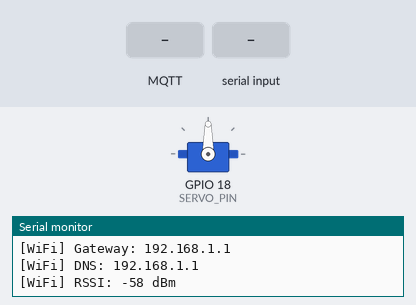
The sketch below on a simulated ESP32. On the bench: servo, the last lines printed to the serial monitor. The test bench sets the inputs (shaded band). WiFi joins after 1.5 s; servers stay silent unless stated; no MQTT or app messages arrive unless stated.

Above: at 4.2 s.
4.3 s: MQTT message "LEFT" arrives on the first subscribed topic
At 7.0 s:
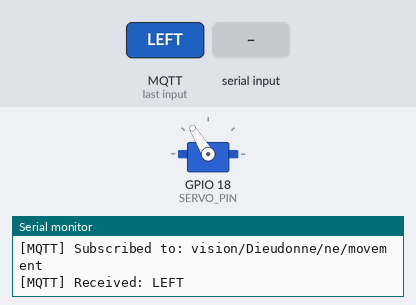
7.3 s: "LEFT\n" received over Serial
At 9.2 s:
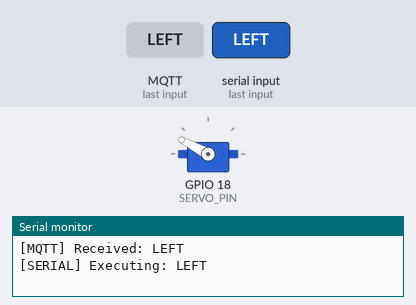
9.5 s: MQTT message "SCAN" arrives on the first subscribed topic
At 10.8 s:
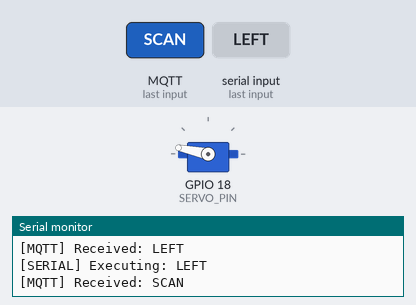
12.5 s: "SCAN\n" received over Serial
At 13.08 s:
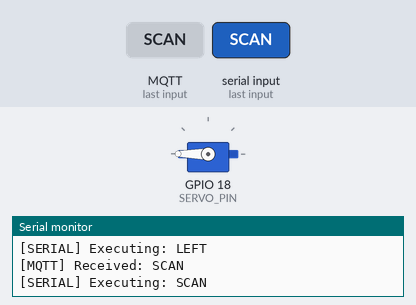
15.5 s: MQTT message "RIGHT" arrives on the first subscribed topic
At 16.8 s:
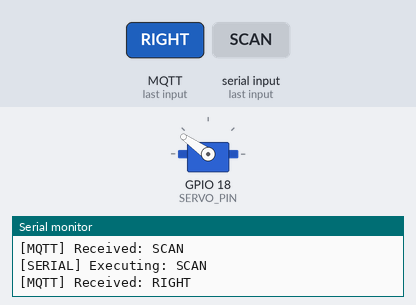
17.0 s: "RIGHT\n" received over Serial
At 17.15 s:
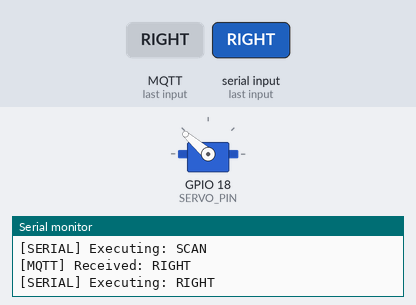
Timing chart, 0 to 19.5 s (numbered marks = the images above; inputs shaded):
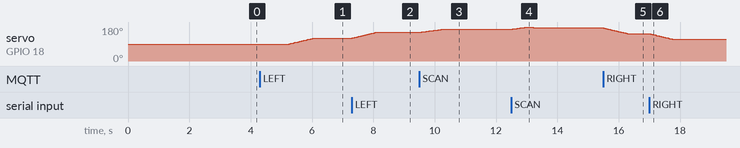

The sketch:

face_tracker.ino
```cpp
#define USE_US_TIMER

#include <WiFi.h>
#include <PubSubClient.h>
#include <ESP32Servo.h>

const char* WIFI_SSID = "Wokwi-GUEST";
const char* WIFI_PASSWORD = "";
// =========================
// MQTT Settings
// =========================
const char* MQTT_SERVER = "broker.hivemq.com";
const uint16_t MQTT_PORT = 1883;

const char* MQTT_TOPIC = "vision/Dieudonne/ne/movement";
const char* MQTT_CLIENT_ID_PREFIX = "teamalpha-face-servo";
const IPAddress MQTT_FALLBACK_IPS[] = {
  IPAddress(3, 126, 147, 153),
  IPAddress(3, 124, 122, 176),
  IPAddress(18, 197, 232, 142),
  IPAddress(3, 123, 123, 192),
  IPAddress(3, 120, 204, 188)
};
const uint8_t MQTT_FALLBACK_IP_COUNT =
    sizeof(MQTT_FALLBACK_IPS) / sizeof(MQTT_FALLBACK_IPS[0]);

// =========================
// Servo Configuration
// =========================
const uint8_t SERVO_PIN = 18; // Recommended ESP32 pin

const int SERVO_MIN_ANGLE = 0;
const int SERVO_MAX_ANGLE = 180;
const int SERVO_CENTER_ANGLE = 90;
const int SERVO_MIN_PULSE_US = 500;
const int SERVO_MAX_PULSE_US = 2400;

const float TRACK_STEP = 0.55f;
const float SCAN_STEP = 0.50f;

const unsigned long TRACK_INTERVAL_MS = 14;
const unsigned long SCAN_INTERVAL_MS = 24;
const unsigned long COMMAND_TIMEOUT_MS = 800;

const bool REVERSE_SERVO = true;

// =========================
// Command Types
// =========================
enum MovementCommand {
  CMD_IDLE,
  CMD_LEFT,
  CMD_RIGHT,
  CMD_CENTER,
  CMD_HOME,
  CMD_SCAN
};

// =========================
// Global Objects
// =========================
WiFiClient wifiClient;
PubSubClient mqttClient(wifiClient);
Servo panServo;

// =========================
// State Variables
// =========================
MovementCommand currentCommand = CMD_IDLE;

float servoAngle = SERVO_CENTER_ANGLE;
int sweepDirection = 1;

unsigned long lastMoveAt = 0;
unsigned long lastReconnectAttempt = 0;
unsigned long lastCommandAt = 0;
String mqttClientId = "";

// ======================================================
// Servo Functions
// ======================================================

int angleToPulse(float angle) {
  float normalized =
      (angle - SERVO_MIN_ANGLE) /
      float(SERVO_MAX_ANGLE - SERVO_MIN_ANGLE);

  return SERVO_MIN_PULSE_US +
      int((normalized * (SERVO_MAX_PULSE_US - SERVO_MIN_PULSE_US)) + 0.5f);
}

void setServoAngle(float angle) {
  if (angle < SERVO_MIN_ANGLE) {
    angle = SERVO_MIN_ANGLE;
  }

  if (angle > SERVO_MAX_ANGLE) {
    angle = SERVO_MAX_ANGLE;
  }

  servoAngle = angle;
  panServo.writeMicroseconds(angleToPulse(servoAngle));
}

void applyTrackingStep(int logicalDirection) {

  int direction =
      REVERSE_SERVO ? -logicalDirection : logicalDirection;

  setServoAngle(
      servoAngle + (direction * TRACK_STEP)
  );
}

// ======================================================
// Command Parsing
// ======================================================

MovementCommand parseCommand(String message) {

  message.trim();
  message.toUpperCase();

  // Allow CMD_LEFT style
  if (message.startsWith("CMD_")) {
    message = message.substring(4);
  }

  if (message == "LEFT") {
    return CMD_LEFT;
  }

  if (message == "RIGHT") {
    return CMD_RIGHT;
  }

  if (message == "CENTER") {
    return CMD_CENTER;
  }

  if (message == "HOME") {
    return CMD_HOME;
  }

  if (message == "SCAN") {
    return CMD_SCAN;
  }

  if (message == "IDLE") {
    return CMD_IDLE;
  }

  return CMD_IDLE;
}

// ======================================================
// MQTT Callback
// ======================================================

void mqttCallback(
    char* topic,
    byte* payload,
    unsigned int length
) {

  String message = "";

  for (unsigned int i = 0; i < length; i++) {
    message += (char)payload[i];
  }

  currentCommand = parseCommand(message);

  lastCommandAt = millis();

  Serial.print("[MQTT] Received: ");
  Serial.println(message);
}

// ======================================================
// Serial Input
// ======================================================

void handleSerial() {

  if (Serial.available() > 0) {

    String input =
        Serial.readStringUntil('\n');

    input.trim();

    MovementCommand newCmd =
        parseCommand(input);

    currentCommand = newCmd;

    lastCommandAt = millis();

    Serial.print("[SERIAL] Executing: ");
    Serial.println(input);
  }
}

// ======================================================
// Wi-Fi Connection
// ======================================================

void connectWiFi() {

  if (WiFi.status() == WL_CONNECTED) {
    return;
  }

  Serial.println("[WiFi] Connecting...");

  WiFi.mode(WIFI_STA);

  // Disconnect old attempts first
  WiFi.disconnect(true);

  delay(1000);

  WiFi.begin(WIFI_SSID, WIFI_PASSWORD);

  unsigned long startAttemptTime = millis();

  while (
      WiFi.status() != WL_CONNECTED &&
      millis() - startAttemptTime < 15000
  ) {

    delay(500);
    Serial.print(".");
  }

  if (WiFi.status() == WL_CONNECTED) {

    Serial.println();
    Serial.println("[WiFi] Connected!");

    Serial.print("[WiFi] IP Address: ");
    Serial.println(WiFi.localIP());
    Serial.print("[WiFi] Gateway: ");
    Serial.println(WiFi.gatewayIP());
    Serial.print("[WiFi] DNS: ");
    Serial.println(WiFi.dnsIP());
    Serial.print("[WiFi] RSSI: ");
    Serial.print(WiFi.RSSI());
    Serial.println(" dBm");

  } else {

    Serial.println();
    Serial.println("[WiFi] Connection Failed");
  }
}
// ======================================================
// MQTT Connection
// ======================================================

bool connectMqtt() {

  if (mqttClient.connected()) {
    return true;
  }

  if (WiFi.status() != WL_CONNECTED) {
    return false;
  }

  if (millis() - lastReconnectAttempt < 5000) {
    return false;
  }

  lastReconnectAttempt = millis();

  IPAddress brokerIp;
  bool dnsResolved = false;
  bool connectedProbe = false;

  Serial.print("[MQTT] Resolving ");
  Serial.print(MQTT_SERVER);
  Serial.print("...");
  if (WiFi.hostByName(MQTT_SERVER, brokerIp)) {
    dnsResolved = true;
    Serial.print(" ");
    Serial.println(brokerIp);
  } else {
    Serial.println(" DNS failed");
  }

  for (uint8_t attempt = 0; attempt <= MQTT_FALLBACK_IP_COUNT; attempt++) {
    if (!dnsResolved || attempt > 0) {
      uint8_t fallbackIndex = dnsResolved ? attempt - 1 : attempt;
      if (fallbackIndex >= MQTT_FALLBACK_IP_COUNT) {
        break;
      }
      brokerIp = MQTT_FALLBACK_IPS[fallbackIndex];
      Serial.print("[MQTT] DNS fallback IP ");
      Serial.println(brokerIp);
    }

    WiFiClient probe;
    Serial.print("[MQTT] TCP probe ");
    Serial.print(brokerIp);
    Serial.print(":");
    Serial.print(MQTT_PORT);
    Serial.print("...");
    if (probe.connect(brokerIp, MQTT_PORT)) {
      Serial.println(" ok");
      probe.stop();
      connectedProbe = true;
      break;
    }

    Serial.println(" failed");
    probe.stop();
  }

  if (!connectedProbe) {
    return false;
  }

  mqttClient.setServer(brokerIp, MQTT_PORT);
  Serial.print("[MQTT] Connecting as ");
  Serial.print(mqttClientId);
  Serial.print("...");

  bool connected =
      mqttClient.connect(mqttClientId.c_str());

  if (!connected) {

    Serial.print("Failed, rc=");
    Serial.println(mqttClient.state());

    return false;
  }

  Serial.println("Connected");

  mqttClient.subscribe(MQTT_TOPIC);

  Serial.print("[MQTT] Subscribed to: ");
  Serial.println(MQTT_TOPIC);

  return true;
}

// ======================================================
// Servo Logic
// ======================================================

void handleServo() {

  unsigned long now = millis();

  // Auto idle timeout
  if ((now - lastCommandAt) >
      COMMAND_TIMEOUT_MS) {

    currentCommand = CMD_IDLE;
  }

  // ----------------------
  // CENTER means the face is centered, so hold the current servo angle.
  // ----------------------
  if (currentCommand == CMD_CENTER || currentCommand == CMD_IDLE) {
    return;
  }

  // ----------------------
  // HOME
  // ----------------------
  if (currentCommand == CMD_HOME) {

    setServoAngle(SERVO_CENTER_ANGLE);

    currentCommand = CMD_IDLE;

    return;
  }

  // ----------------------
  // SCAN MODE
  // ----------------------
  if (currentCommand == CMD_SCAN) {

    if (
        now - lastMoveAt <
        SCAN_INTERVAL_MS
    ) {
      return;
    }

    lastMoveAt = now;

    setServoAngle(
        servoAngle +
        (sweepDirection * SCAN_STEP)
    );

    if (servoAngle >= SERVO_MAX_ANGLE) {
      sweepDirection = -1;
    }

    if (servoAngle <= SERVO_MIN_ANGLE) {
      sweepDirection = 1;
    }

    return;
  }

  // ----------------------
  // LEFT / RIGHT TRACKING
  // ----------------------
  if (
      now - lastMoveAt <
      TRACK_INTERVAL_MS
  ) {
    return;
  }

  lastMoveAt = now;

  if (currentCommand == CMD_LEFT) {

    applyTrackingStep(-1);

  } else if (
      currentCommand == CMD_RIGHT
  ) {

    applyTrackingStep(1);
  }
}

// ======================================================
// Setup
// ======================================================

void setup() {

  Serial.begin(115200);

  delay(500);

  Serial.println();
  Serial.println(
      "[SYS] ESP32 Face Servo Initializing..."
  );
  mqttClientId =
      String(MQTT_CLIENT_ID_PREFIX) +
      "-" +
      String((uint32_t)ESP.getEfuseMac(), HEX);
  Serial.print("[MQTT] Client ID: ");
  Serial.println(mqttClientId);

  // ----------------------
  // ESP32 Servo Setup
  // ----------------------
  ESP32PWM::allocateTimer(0);

  panServo.setPeriodHertz(50);

  panServo.attach(
      SERVO_PIN,
      SERVO_MIN_PULSE_US,
      SERVO_MAX_PULSE_US
  );

  setServoAngle(SERVO_CENTER_ANGLE);

  // ----------------------
  // MQTT Setup
  // ----------------------
  mqttClient.setServer(
      MQTT_SERVER,
      MQTT_PORT
  );

  mqttClient.setCallback(mqttCallback);

  // ----------------------
  // WiFi
  // ----------------------
  connectWiFi();

  lastCommandAt = millis();
}

// ======================================================
// Main Loop
// ======================================================

void loop() {

  // Wi-Fi reconnect
  if (WiFi.status() != WL_CONNECTED) {
    connectWiFi();
  }

  // MQTT reconnect
  if (!mqttClient.connected()) {
    connectMqtt();
  }

  mqttClient.loop();

  // Serial commands
  handleSerial();

  // Servo movement
  handleServo();

  delay(1);
}
```

Measured:
- after the input at 4.3 s, servo on GPIO 18 (SERVO_PIN): moves from 90° to 121° over 0.80 s, starting after 0.96 s
- after the input at 7.3 s, servo on GPIO 18 (SERVO_PIN): moves from 121° to 152° over 0.78 s, starting at once
- after the input at 9.5 s, servo on GPIO 18 (SERVO_PIN): moves from 152° to 168° over 0.73 s, starting at once
- after the input at 12.5 s, servo on GPIO 18 (SERVO_PIN): rises from 168° to 180° in 0.54 s, then falls to 176° in 0.20 s
- after the input at 15.5 s, servo on GPIO 18 (SERVO_PIN): moves from 176° to 145° over 0.78 s, starting at once
- after the input at 17.0 s, servo on GPIO 18 (SERVO_PIN): moves from 145° to 114° over 0.78 s, starting at once
